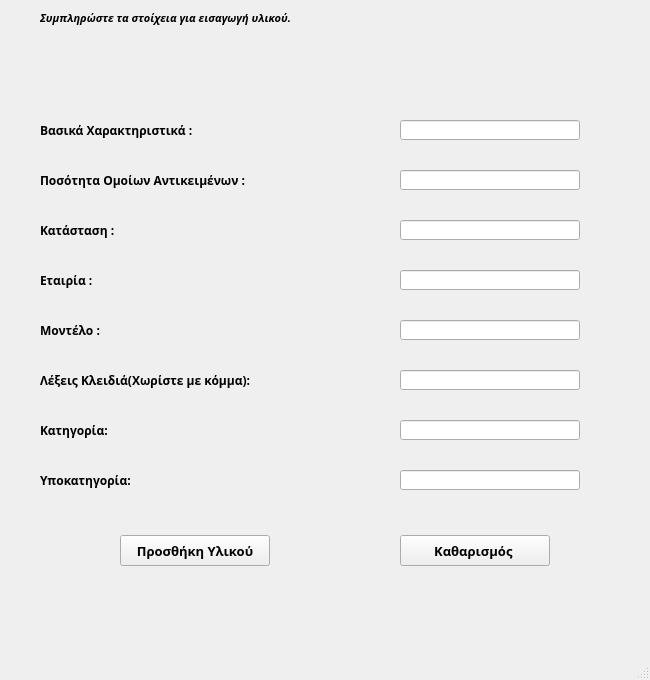
<?xml version="1.0" encoding="UTF-8"?>
<ui version="4.0">
 <class>add_material</class>
 <widget class="QMainWindow" name="add_material">
  <property name="geometry">
   <rect>
    <x>0</x>
    <y>0</y>
    <width>650</width>
    <height>680</height>
   </rect>
  </property>
  <property name="minimumSize">
   <size>
    <width>650</width>
    <height>680</height>
   </size>
  </property>
  <property name="maximumSize">
   <size>
    <width>650</width>
    <height>680</height>
   </size>
  </property>
  <property name="windowTitle">
   <string>Προσθήκη Υλικού</string>
  </property>
  <property name="windowIcon">
   <iconset>
    <normaloff>media/gear.png</normaloff>media/gear.png</iconset>
  </property>
  <widget class="QWidget" name="centralwidget">
   <widget class="QPushButton" name="insert_material_button">
    <property name="geometry">
     <rect>
      <x>120</x>
      <y>535</y>
      <width>150</width>
      <height>31</height>
     </rect>
    </property>
    <property name="font">
     <font>
      <family>Sitka</family>
      <pointsize>10</pointsize>
      <weight>75</weight>
      <bold>true</bold>
     </font>
    </property>
    <property name="text">
     <string>Προσθήκη Υλικού</string>
    </property>
   </widget>
   <widget class="QPushButton" name="clear_material_fields">
    <property name="geometry">
     <rect>
      <x>400</x>
      <y>535</y>
      <width>150</width>
      <height>31</height>
     </rect>
    </property>
    <property name="font">
     <font>
      <family>Sitka</family>
      <pointsize>10</pointsize>
      <weight>75</weight>
      <bold>true</bold>
     </font>
    </property>
    <property name="text">
     <string>Καθαρισμός </string>
    </property>
   </widget>
   <widget class="QLabel" name="label">
    <property name="geometry">
     <rect>
      <x>40</x>
      <y>10</y>
      <width>361</width>
      <height>16</height>
     </rect>
    </property>
    <property name="font">
     <font>
      <family>Lucida Calligraphy</family>
      <pointsize>8</pointsize>
      <weight>75</weight>
      <italic>true</italic>
      <bold>true</bold>
     </font>
    </property>
    <property name="text">
     <string>Συμπληρώστε τα στοίχεια για εισαγωγή υλικού.</string>
    </property>
   </widget>
   <widget class="QLineEdit" name="lineEdit_material">
    <property name="geometry">
     <rect>
      <x>400</x>
      <y>120</y>
      <width>180</width>
      <height>20</height>
     </rect>
    </property>
   </widget>
   <widget class="QLineEdit" name="lineEdit_2_material">
    <property name="geometry">
     <rect>
      <x>400</x>
      <y>170</y>
      <width>180</width>
      <height>20</height>
     </rect>
    </property>
   </widget>
   <widget class="QLineEdit" name="lineEdit_3_material">
    <property name="geometry">
     <rect>
      <x>400</x>
      <y>220</y>
      <width>180</width>
      <height>20</height>
     </rect>
    </property>
   </widget>
   <widget class="QLineEdit" name="lineEdit_4_material">
    <property name="geometry">
     <rect>
      <x>400</x>
      <y>270</y>
      <width>180</width>
      <height>20</height>
     </rect>
    </property>
   </widget>
   <widget class="QLineEdit" name="lineEdit_5_material">
    <property name="geometry">
     <rect>
      <x>400</x>
      <y>320</y>
      <width>180</width>
      <height>20</height>
     </rect>
    </property>
   </widget>
   <widget class="QLabel" name="label_material_xaraktiristika">
    <property name="geometry">
     <rect>
      <x>40</x>
      <y>120</y>
      <width>350</width>
      <height>21</height>
     </rect>
    </property>
    <property name="font">
     <font>
      <family>Sitka Text</family>
      <pointsize>9</pointsize>
      <weight>75</weight>
      <bold>true</bold>
     </font>
    </property>
    <property name="text">
     <string>Βασικά Χαρακτηριστικά :</string>
    </property>
   </widget>
   <widget class="QLabel" name="label_material_xaraktiristika_2">
    <property name="geometry">
     <rect>
      <x>40</x>
      <y>170</y>
      <width>350</width>
      <height>21</height>
     </rect>
    </property>
    <property name="font">
     <font>
      <family>Sitka Text</family>
      <pointsize>9</pointsize>
      <weight>75</weight>
      <bold>true</bold>
     </font>
    </property>
    <property name="text">
     <string>Ποσότητα Ομοίων Αντικειμένων :</string>
    </property>
   </widget>
   <widget class="QLabel" name="label_material_xaraktiristika_3">
    <property name="geometry">
     <rect>
      <x>40</x>
      <y>220</y>
      <width>350</width>
      <height>21</height>
     </rect>
    </property>
    <property name="font">
     <font>
      <family>Sitka Text</family>
      <pointsize>9</pointsize>
      <weight>75</weight>
      <bold>true</bold>
     </font>
    </property>
    <property name="text">
     <string>Κατάσταση :</string>
    </property>
   </widget>
   <widget class="QLabel" name="label_material_xaraktiristika_4">
    <property name="geometry">
     <rect>
      <x>40</x>
      <y>270</y>
      <width>350</width>
      <height>21</height>
     </rect>
    </property>
    <property name="font">
     <font>
      <family>Sitka Text</family>
      <pointsize>9</pointsize>
      <weight>75</weight>
      <bold>true</bold>
     </font>
    </property>
    <property name="text">
     <string>Εταιρία :</string>
    </property>
   </widget>
   <widget class="QLabel" name="label_material_xaraktiristika_5">
    <property name="geometry">
     <rect>
      <x>40</x>
      <y>320</y>
      <width>350</width>
      <height>21</height>
     </rect>
    </property>
    <property name="font">
     <font>
      <family>Sitka Text</family>
      <pointsize>9</pointsize>
      <weight>75</weight>
      <bold>true</bold>
     </font>
    </property>
    <property name="text">
     <string>Μοντέλο :</string>
    </property>
   </widget>
   <widget class="QLabel" name="label_material_xaraktiristika_6">
    <property name="geometry">
     <rect>
      <x>40</x>
      <y>370</y>
      <width>350</width>
      <height>21</height>
     </rect>
    </property>
    <property name="font">
     <font>
      <family>Sitka Text</family>
      <pointsize>9</pointsize>
      <weight>75</weight>
      <bold>true</bold>
     </font>
    </property>
    <property name="text">
     <string>Λέξεις Κλειδιά(Χωρίστε με κόμμα):</string>
    </property>
   </widget>
   <widget class="QLineEdit" name="lineEdit_6_material">
    <property name="geometry">
     <rect>
      <x>400</x>
      <y>370</y>
      <width>180</width>
      <height>20</height>
     </rect>
    </property>
   </widget>
   <widget class="QLabel" name="label_material_xaraktiristika_7">
    <property name="geometry">
     <rect>
      <x>40</x>
      <y>420</y>
      <width>350</width>
      <height>21</height>
     </rect>
    </property>
    <property name="font">
     <font>
      <family>Sitka Text</family>
      <pointsize>9</pointsize>
      <weight>75</weight>
      <bold>true</bold>
     </font>
    </property>
    <property name="text">
     <string>Κατηγορία:</string>
    </property>
   </widget>
   <widget class="QLabel" name="label_material_xaraktiristika_8">
    <property name="geometry">
     <rect>
      <x>40</x>
      <y>470</y>
      <width>350</width>
      <height>21</height>
     </rect>
    </property>
    <property name="font">
     <font>
      <family>Sitka Text</family>
      <pointsize>9</pointsize>
      <weight>75</weight>
      <bold>true</bold>
     </font>
    </property>
    <property name="text">
     <string>Υποκατηγορία:</string>
    </property>
   </widget>
   <widget class="QLineEdit" name="lineEdit_7_material">
    <property name="geometry">
     <rect>
      <x>400</x>
      <y>420</y>
      <width>180</width>
      <height>20</height>
     </rect>
    </property>
   </widget>
   <widget class="QLineEdit" name="lineEdit_8_material">
    <property name="geometry">
     <rect>
      <x>400</x>
      <y>470</y>
      <width>180</width>
      <height>20</height>
     </rect>
    </property>
   </widget>
  </widget>
  <widget class="QMenuBar" name="menubar">
   <property name="geometry">
    <rect>
     <x>0</x>
     <y>0</y>
     <width>650</width>
     <height>21</height>
    </rect>
   </property>
  </widget>
  <widget class="QStatusBar" name="statusbar"/>
 </widget>
 <resources/>
 <connections/>
</ui>
